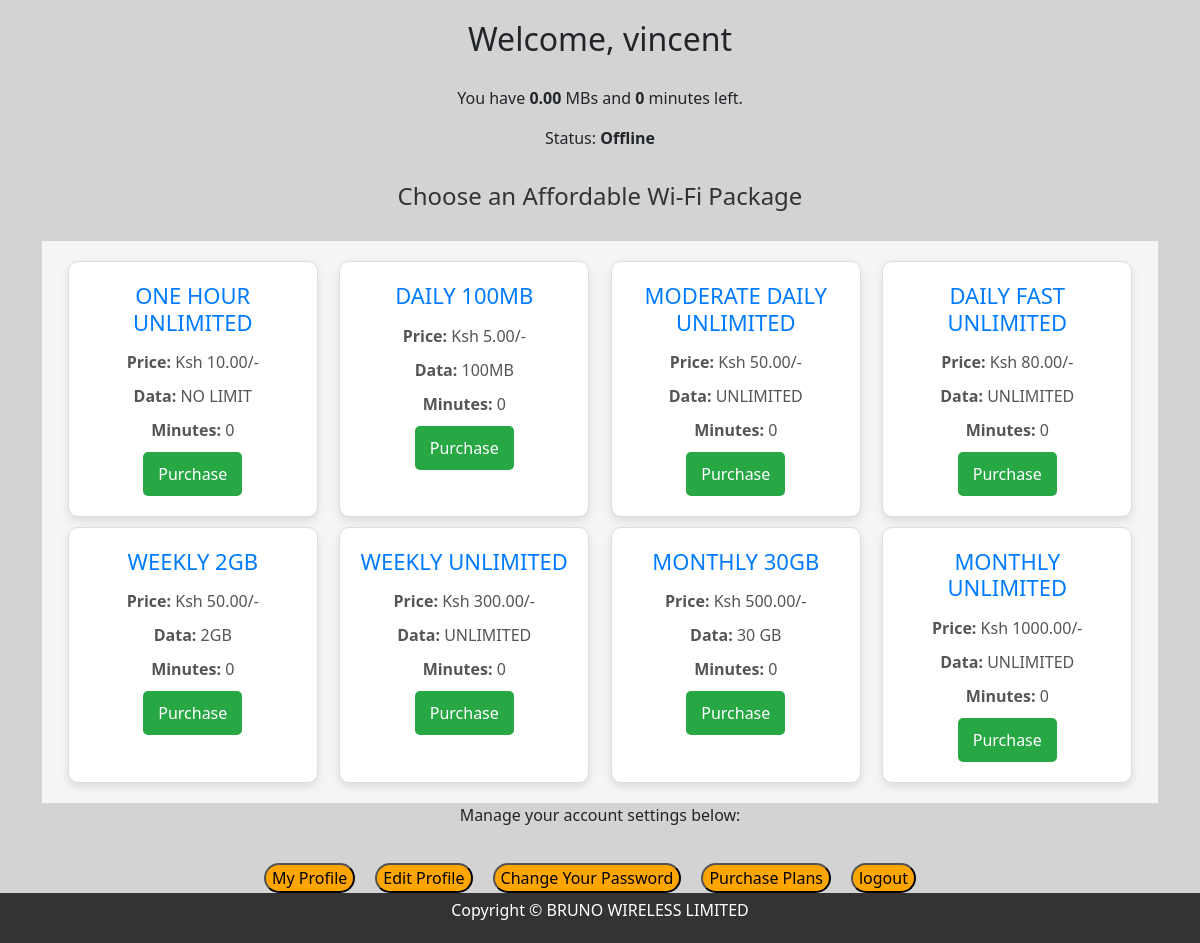
The page /dashboard/ (signed in) on the database its author committed.
### wifi/models.py (models this page shows, shortened)
class Package(models.Model):
    name = models.CharField(max_length=100)
    price = models.DecimalField(max_digits=10, decimal_places=2)
    data_limit = models.CharField(max_length=100)
    duration = models.CharField(max_length=50)
    minutes_limit = models.CharField(max_length=50, default=0)

### wifi/views.py (the view)
# urls.py: path('dashboard/', views.dashboard_view, name='dashboard'),
@login_required
def dashboard_view(request):
    packages = Package.objects.all()
    user_package = UserPackage.objects.filter(user=request.user).first()
    return render(request, 'wifi/dashboard.html', {
        'packages': packages,
        'user_package': user_package,
    })

### wifi/templates/wifi/dashboard.html (shortened to what this page needs)
{% extends 'wifi/base.html' %}
{% block content %}
<div class="dashboard-container" style="display: flex; flex-direction: column; align-items: center;">
    <h2>Welcome, {{ user.username }}</h2>
    {% if user_package and user_package.is_online %}
        <div class="balance-info" >
            <p>You have <strong>{{ user_package.data_balance }}</strong> MBs and <strong>{{ user_package.minutes_balance }}</strong> minutes left.</p>
            <p>Status: <strong>Currently Online</strong></p>
        </div>
    {% else %}
        <p>You have <strong>0.00</strong> MBs and <strong>0</strong> minutes left.</p>
        <p>Status: <strong>Offline</strong></p>
    {% endif %}
    <h3>Choose an Affordable Wi-Fi Package</h3>
    <div class="package-list">
        {% for package in packages %}
            <div class="package-item">
                <h4>{{ package.name }}</h4>
                <p><strong>Price:</strong> Ksh {{ package.price }}/-</p>
                <p><strong>Data:</strong> {{ package.data_limit }}</p>
                <p><strong>Minutes:</strong> {{ package.minutes_limit }}</p>
                <form action="{% url 'purchase_plan' package.id %}" method="post">
                    <button type="submit" class="purchase-btn">Purchase</button>
                </form>
            </div>
        {% endfor %}
    </div>
<p style="text-align: center; font-weight: fantasy;">Manage your account settings below:</p>
<div class="button-container" style="display: flex; flex-direction: row; justify-content: center; padding: 20px;">
    <form action="{% url 'my_profile' %}" method="GET" style="padding-right:20px;">
        <button type="submit" class="dashboard-btn" style="background-color: orange; border-radius: 20px;">My Profile</button>
    </form>
    <form action="{% url 'edit_profile' %}" method="GET" style="padding-right:20px;">
        <button type="submit" class="dashboard-btn" style="background-color: orange; border-radius: 20px;">Edit Profile</button>
    </form>
    <form action="{% url 'password_change' %}" method="GET" style="padding-right:20px;">
        <button type="submit" class="dashboard-btn" style="background-color: orange; border-radius: 20px;">Change Your Password</button>
    </form>
    <form action="{% url 'purchase_plans' %}" method="GET" style="padding-right:20px;">
        <button type="submit" class="dashboard-btn" style="background-color: orange; border-radius: 20px;">Purchase Plans</button>
    </form>
    <form action="{% url 'logout' %}" method="GET" style="padding-right:20px;">
        <button type="submit" class="dashboard-btn" style="background-color: orange; border-radius: 20px;">logout</button>
    </form>
</div>
<button onclick="alert('Call us at +254703292479/ +254742463773')" style="background-color: violet; padding-left: 20px; padding-right: 20px; border-radius: 20px; display: block; margin: 0 auto;">Call Us</button>
{% endblock %}

### wifi/templates/wifi/base.html (style rules this page uses)
body { background-color: lightgrey; }

### wifi/templates/wifi/dashboard.html (style rules this page uses)
h2 { padding: 20px; }
h3 { text-align: center; font-size: 24px; color: #333; margin-bottom: 30px; }
.package-list { display: flex; flex-wrap: wrap; justify-content: space-around; gap: 10px; padding: 20px; background-color: #f5f5f5; width: 100%; }
.package-item { width: 250px; border: 1px solid #ddd; border-radius: 10px; background-color: #fff; text-align: center; padding: 20px; box-shadow: 0px 4px 8px rgba(0, 0, 0, 0.1); transition: transform 0.3s, box-shadow 0.3s; }
.package-item h4 { font-size: 22px; margin-bottom: 15px; color: #007bff; }
.package-item p { font-size: 16px; color: #555; margin: 10px 0; }
.purchase-btn { background-color: #28a745; color: white; padding: 10px 15px; border: none; border-radius: 5px; cursor: pointer; transition: background-color 0.3s; }

### rows shown on the page
Package: name "ONE HOUR UNLIMITED", price "10.00", data_limit "NO LIMIT", minutes_limit "0"
Package: name "DAILY 100MB", price "5.00", data_limit "100MB", minutes_limit "0"
Package: name "MODERATE DAILY UNLIMITED", price "50.00", data_limit "UNLIMITED", minutes_limit "0"
Package: name "DAILY FAST UNLIMITED", price "80.00", data_limit "UNLIMITED", minutes_limit "0"
Package: name "WEEKLY 2GB", price "50.00", data_limit "2GB", minutes_limit "0"
Package: name "WEEKLY UNLIMITED", price "300.00", data_limit "UNLIMITED", minutes_limit "0"
Package: name "MONTHLY 30GB", price "500.00", data_limit "30 GB", minutes_limit "0"
Package: name "MONTHLY UNLIMITED", price "1000.00", data_limit "UNLIMITED", minutes_limit "0"

### other values the page prints
{{ user.username }} "vincent"
